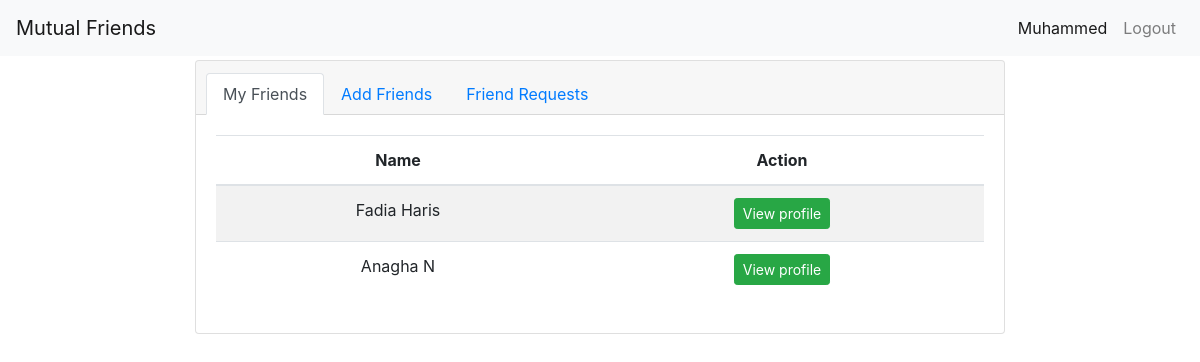
/myfriends/ (signed in), run on the app's committed database.
### mutualfriends/models.py (models this page shows, shortened)
class Friend(models.Model):
  user = models.ForeignKey(User, on_delete=models.CASCADE, related_name="user")
  friend = models.ForeignKey(User, on_delete=models.CASCADE, related_name="friend")

### mutualfriends/views.py (the view)
# urls.py: path('myfriends/', views.myfriends_view, name="myfriends"),
def myfriends_view(request):
  if request.user.is_authenticated:
    friends = Friend.objects.filter(friend=request.user)
    return render(request, 'myfriends.html', {"friends" : friends})
  return redirect(login_view)

### mutualfriends/templates/myfriends.html
{% extends "layouts/layout.html" %}
{% block content %}
<div class="container" style="margin-top: 5%; width: 70%;">
  <div class="card text-center">
    <div class="card-header">
      <ul class="nav nav-tabs card-header-tabs">
        <li class="nav-item">
          <a class="nav-link active" href="{% url 'myfriends' %}">My Friends</a>
        </li>
        <li class="nav-item">
          <a class="nav-link" href="{% url 'addfriends' %}">Add Friends</a>
        </li>
        <li class="nav-item">
          <a class="nav-link" href="{% url 'friendrequests' %}">Friend Requests</a>
        </li>
      </ul>
    </div>
    <div class="card-body">
      {% if friends %}
        <table class="table table-striped" style="border: 0;">
          <thead>
            <tr>
              <th scope="col">Name</th>
              <th scope="col">Action</th>
            </tr>
          </thead>
          <tbody>
            {% for friendship in friends %}
              <tr>
                <td>{{ friendship.user.first_name }} {{ friendship.user.last_name }}</td>
                <td><a href="{% url 'profile' friendship.user.id %}" class="btn btn-success btn-sm" role="button">View profile</a></td>
              </tr>
            {% endfor %}
          </tbody>
        </table>
      {% else %}
        <kbd>You have no friends, Try adding some friends</kbd>
      {% endif %}
    </div>
  </div>
</div>
{% endblock content %}

### mutualfriends/templates/layouts/layout.html (shortened to what this page needs)
<!doctype html>
<html lang="en">
  <head>
    {% load static %}
    <link rel="stylesheet" href="{% static 'css/bootstrap.min.css' %}">
    <link rel="stylesheet" href="{% static 'css/style.css' %}">
  </head>
  <body>
    <nav class="navbar fixed-top navbar-expand-lg navbar-light bg-light">
      <a class="navbar-brand" href="#">Mutual Friends</a>
      <div class="collapse navbar-collapse" id="navbarNav">
        <ul class="navbar-nav ml-auto">
        {% if not user.is_authenticated %}
          <li class="nav-item active">
            <a class="nav-link" href="{% url 'login' %}">Login
              <span class="sr-only">(current)</span>
            </a>
          </li>
          <li class="nav-item">
            <a class="nav-link" href="{% url 'register' %}">Register
              <span class="sr-only">(current)</span>
            </a>
          </li>
        {% else %}
           <li class="nav-item active">
            <a class="nav-link" href="{% url 'myfriends' %}">{{ user.first_name }}
            </a>
          </li>
          <li class="nav-item">
            <a class="nav-link" href="{% url 'logout' %}">Logout
            </a>
          </li>
        {% endif %}
        </ul>
      </div>
    </nav>
    {% block content %}
    {% endblock %}
  </body>
</html>

### data on the page
Friend: user.first_name "Fadia", user.last_name "Haris"
Friend: user.first_name "Anagha", user.last_name "N"

### other printed values
{{ user.first_name }} "Muhammed"
